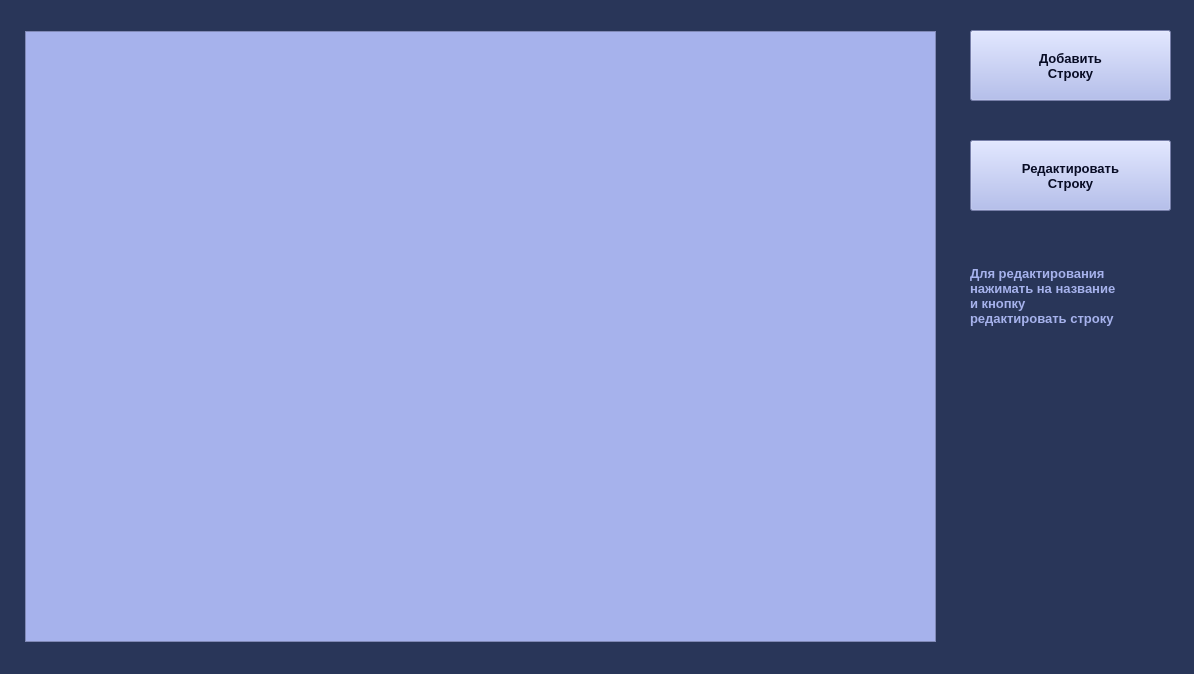
<?xml version="1.0" encoding="UTF-8"?>
<ui version="4.0">
 <class>MainWindow</class>
 <widget class="QMainWindow" name="MainWindow">
  <property name="enabled">
   <bool>true</bool>
  </property>
  <property name="geometry">
   <rect>
    <x>0</x>
    <y>0</y>
    <width>1194</width>
    <height>674</height>
   </rect>
  </property>
  <property name="sizePolicy">
   <sizepolicy hsizetype="Expanding" vsizetype="Expanding">
    <horstretch>0</horstretch>
    <verstretch>0</verstretch>
   </sizepolicy>
  </property>
  <property name="font">
   <font>
    <family>Helvetica</family>
    <pointsize>9</pointsize>
    <weight>75</weight>
    <italic>false</italic>
    <bold>true</bold>
   </font>
  </property>
  <property name="windowTitle">
   <string>MainWindow</string>
  </property>
  <property name="styleSheet">
   <string notr="true">background-color: #293659</string>
  </property>
  <widget class="QWidget" name="centralwidget">
   <property name="sizePolicy">
    <sizepolicy hsizetype="Expanding" vsizetype="Expanding">
     <horstretch>0</horstretch>
     <verstretch>0</verstretch>
    </sizepolicy>
   </property>
   <widget class="QTableWidget" name="tableWidget">
    <property name="geometry">
     <rect>
      <x>25</x>
      <y>31</y>
      <width>911</width>
      <height>611</height>
     </rect>
    </property>
    <property name="font">
     <font>
      <family>Helvetica</family>
      <pointsize>10</pointsize>
      <weight>75</weight>
      <bold>true</bold>
     </font>
    </property>
    <property name="styleSheet">
     <string notr="true">background-color:#A6B2EC;
color:#080C25
</string>
    </property>
    <property name="sizeAdjustPolicy">
     <enum>QAbstractScrollArea::AdjustToContents</enum>
    </property>
   </widget>
   <widget class="QPushButton" name="AddBtn">
    <property name="geometry">
     <rect>
      <x>970</x>
      <y>30</y>
      <width>201</width>
      <height>71</height>
     </rect>
    </property>
    <property name="font">
     <font>
      <family>Helvetica</family>
      <pointsize>10</pointsize>
      <weight>75</weight>
      <bold>true</bold>
     </font>
    </property>
    <property name="styleSheet">
     <string notr="true">background-color:#A6B2EC;
color:#080C25
</string>
    </property>
    <property name="text">
     <string>Добавить
Строку</string>
    </property>
   </widget>
   <widget class="QPushButton" name="ChangeBtn">
    <property name="geometry">
     <rect>
      <x>970</x>
      <y>140</y>
      <width>201</width>
      <height>71</height>
     </rect>
    </property>
    <property name="font">
     <font>
      <family>Helvetica</family>
      <pointsize>10</pointsize>
      <weight>75</weight>
      <bold>true</bold>
     </font>
    </property>
    <property name="styleSheet">
     <string notr="true">background-color:#A6B2EC;
color:#080C25
</string>
    </property>
    <property name="text">
     <string>Редактировать
Строку</string>
    </property>
   </widget>
   <widget class="QLabel" name="Error">
    <property name="geometry">
     <rect>
      <x>970</x>
      <y>250</y>
      <width>201</width>
      <height>91</height>
     </rect>
    </property>
    <property name="font">
     <font>
      <family>Helvetica</family>
      <pointsize>10</pointsize>
      <weight>75</weight>
      <bold>true</bold>
     </font>
    </property>
    <property name="styleSheet">
     <string notr="true">color:#A6B2EC</string>
    </property>
    <property name="text">
     <string>Для редактирования
нажимать на название 
и кнопку 
редактировать строку</string>
    </property>
   </widget>
  </widget>
 </widget>
 <resources/>
 <connections/>
</ui>
